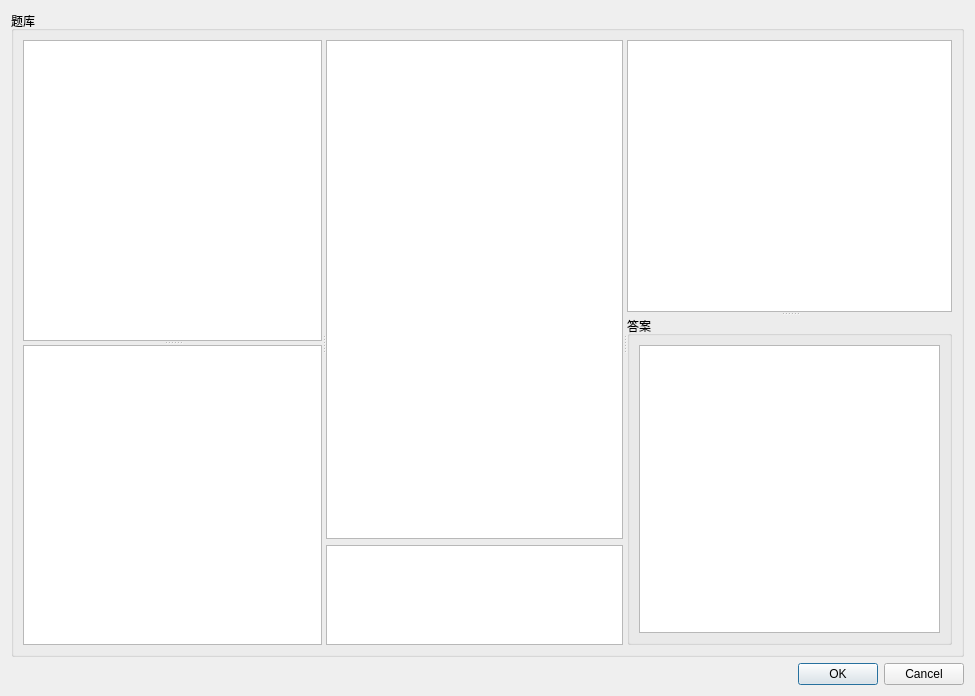
<?xml version="1.0" encoding="UTF-8"?>
<ui version="4.0">
 <class>BindAnswerDialog</class>
 <widget class="QDialog" name="BindAnswerDialog">
  <property name="geometry">
   <rect>
    <x>0</x>
    <y>0</y>
    <width>975</width>
    <height>696</height>
   </rect>
  </property>
  <property name="windowTitle">
   <string>Dialog</string>
  </property>
  <layout class="QVBoxLayout" name="verticalLayout">
   <item>
    <widget class="QGroupBox" name="groupBox">
     <property name="sizePolicy">
      <sizepolicy hsizetype="Expanding" vsizetype="Expanding">
       <horstretch>0</horstretch>
       <verstretch>0</verstretch>
      </sizepolicy>
     </property>
     <property name="title">
      <string>题库</string>
     </property>
     <layout class="QVBoxLayout" name="verticalLayout_4">
      <item>
       <widget class="QSplitter" name="splitter_3">
        <property name="orientation">
         <enum>Qt::Horizontal</enum>
        </property>
        <widget class="QSplitter" name="splitter_4">
         <property name="orientation">
          <enum>Qt::Vertical</enum>
         </property>
         <widget class="QTreeView" name="categoryTreeView">
          <property name="sizePolicy">
           <sizepolicy hsizetype="Preferred" vsizetype="Preferred">
            <horstretch>0</horstretch>
            <verstretch>0</verstretch>
           </sizepolicy>
          </property>
          <property name="editTriggers">
           <set>QAbstractItemView::NoEditTriggers</set>
          </property>
         </widget>
         <widget class="QTableView" name="tagTableView">
          <property name="sizePolicy">
           <sizepolicy hsizetype="Preferred" vsizetype="Preferred">
            <horstretch>0</horstretch>
            <verstretch>0</verstretch>
           </sizepolicy>
          </property>
         </widget>
        </widget>
        <widget class="QSplitter" name="splitter_2">
         <property name="orientation">
          <enum>Qt::Horizontal</enum>
         </property>
         <widget class="QWidget" name="layoutWidget">
          <layout class="QVBoxLayout" name="verticalLayout_3">
           <item>
            <widget class="QTableView" name="questionTableView">
             <property name="sizePolicy">
              <sizepolicy hsizetype="Preferred" vsizetype="Expanding">
               <horstretch>0</horstretch>
               <verstretch>0</verstretch>
              </sizepolicy>
             </property>
            </widget>
           </item>
           <item>
            <widget class="QTableView" name="answerTableView">
             <property name="sizePolicy">
              <sizepolicy hsizetype="Expanding" vsizetype="Fixed">
               <horstretch>0</horstretch>
               <verstretch>0</verstretch>
              </sizepolicy>
             </property>
             <property name="minimumSize">
              <size>
               <width>0</width>
               <height>0</height>
              </size>
             </property>
             <property name="maximumSize">
              <size>
               <width>16777215</width>
               <height>100</height>
              </size>
             </property>
             <property name="editTriggers">
              <set>QAbstractItemView::NoEditTriggers</set>
             </property>
             <property name="selectionMode">
              <enum>QAbstractItemView::NoSelection</enum>
             </property>
             <property name="selectionBehavior">
              <enum>QAbstractItemView::SelectRows</enum>
             </property>
            </widget>
           </item>
          </layout>
         </widget>
         <widget class="QSplitter" name="splitter">
          <property name="orientation">
           <enum>Qt::Vertical</enum>
          </property>
          <widget class="QTextEdit" name="questionTextEdit">
           <property name="font">
            <font>
             <family>Microsoft YaHei</family>
             <pointsize>12</pointsize>
            </font>
           </property>
           <property name="readOnly">
            <bool>true</bool>
           </property>
          </widget>
          <widget class="QGroupBox" name="groupBox_2">
           <property name="sizePolicy">
            <sizepolicy hsizetype="Expanding" vsizetype="Expanding">
             <horstretch>0</horstretch>
             <verstretch>0</verstretch>
            </sizepolicy>
           </property>
           <property name="title">
            <string>答案</string>
           </property>
           <layout class="QVBoxLayout" name="verticalLayout_2">
            <item>
             <widget class="QListWidget" name="answerListWidget"/>
            </item>
           </layout>
          </widget>
         </widget>
        </widget>
       </widget>
      </item>
     </layout>
    </widget>
   </item>
   <item>
    <widget class="QDialogButtonBox" name="buttonBox">
     <property name="orientation">
      <enum>Qt::Horizontal</enum>
     </property>
     <property name="standardButtons">
      <set>QDialogButtonBox::Cancel|QDialogButtonBox::Ok</set>
     </property>
    </widget>
   </item>
  </layout>
 </widget>
 <resources/>
 <connections>
  <connection>
   <sender>buttonBox</sender>
   <signal>accepted()</signal>
   <receiver>BindAnswerDialog</receiver>
   <slot>accept()</slot>
   <hints>
    <hint type="sourcelabel">
     <x>248</x>
     <y>254</y>
    </hint>
    <hint type="destinationlabel">
     <x>157</x>
     <y>274</y>
    </hint>
   </hints>
  </connection>
  <connection>
   <sender>buttonBox</sender>
   <signal>rejected()</signal>
   <receiver>BindAnswerDialog</receiver>
   <slot>reject()</slot>
   <hints>
    <hint type="sourcelabel">
     <x>316</x>
     <y>260</y>
    </hint>
    <hint type="destinationlabel">
     <x>286</x>
     <y>274</y>
    </hint>
   </hints>
  </connection>
 </connections>
</ui>
